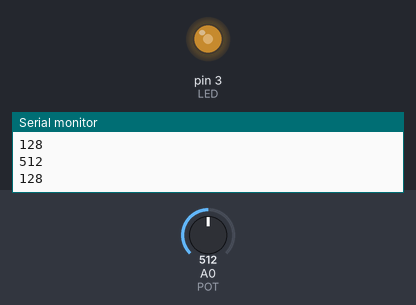
This sketch was run on a simulated Arduino Uno, built with avr-gcc and run on an emulated ATmega328P. On the bench: output pins drawn as LEDs (lit = HIGH), the last lines printed to the serial monitor. The inputs (shaded band) are chosen by the test bench; at power-on: A0 (POT) = 512.

Above: at 1.2 s.
1.3 s: A0 (POT) set to 716
At 1.9 s:
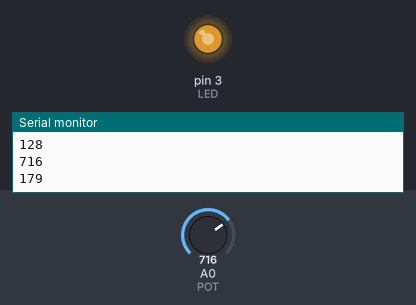
3.0 s: A0 (POT) set to 900
At 4.2 s:
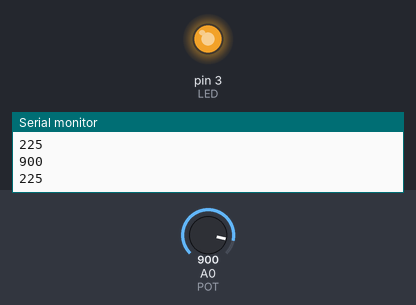
4.5 s: A0 (POT) set to 122
At 5.5 s:
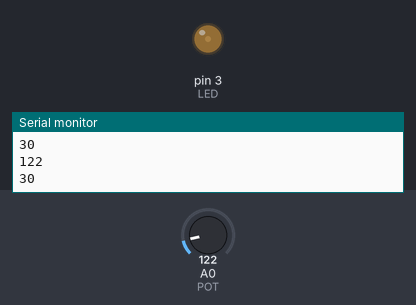
6.0 s: A0 (POT) set to 0
At 6.7 s:
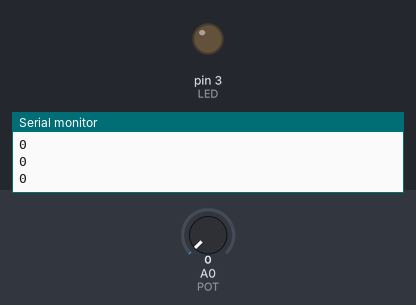
Timing chart, 0 to 8.5 s (numbered marks = the images above; inputs shaded):
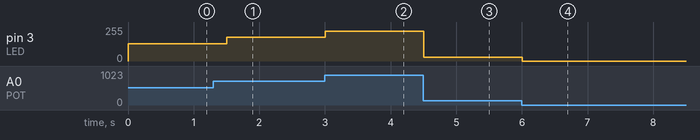

Measured:
- after the input at 1.3 s, pin 3 (LED): 128/255 → 179/255 after 0.20 s
- after the input at 3.0 s, pin 3 (LED): 179/255 → 225/255 at once
- after the input at 4.5 s, pin 3 (LED): 225/255 → 30/255 at once
- after the input at 6.0 s, pin 3 (LED): 30/255 → 0/255 at once

The sketch:

potencomete-led-controller.ino
```cpp
//  Alimentación de un led con una señal analógica simulada a través de un pin de salida
// digital con Pwm

int LED = 3;
int BRILLO;
int POT = 0;
boolean state = true;

void setup() {
  // put your setup code here, to run once:
  Serial.begin(9600);
  pinMode(LED, OUTPUT);
  // las entradas analógicas no requieren inicialización porq solo se pueden usar
  // como entrada
}

void loop() {
  // Código para que el led funcione sin el potenciómetro
  /*for(BRILLO = 0; BRILLO <= 255; BRILLO++) {
    if(state) {
      analogWrite(LED, BRILLO);
    } else {
      analogWrite(LED, 255 - BRILLO);
    }
    delay(15);
  }
  state = !state;
  */

  // Código para leer el valor del potenciómetro y controlar el led
    //El rango de lectura de la entrada analógica es de 0 a 1023 y de la entrada digital
    // es de 255, por ello es que para controlar el led debemos dividir por 4 el valor
    // de la entrada analógica
    Serial.println(analogRead(POT));
  BRILLO = analogRead(POT) / 4;
  analogWrite(LED, BRILLO);
  Serial.println(BRILLO);
  delay(500);
}
```
